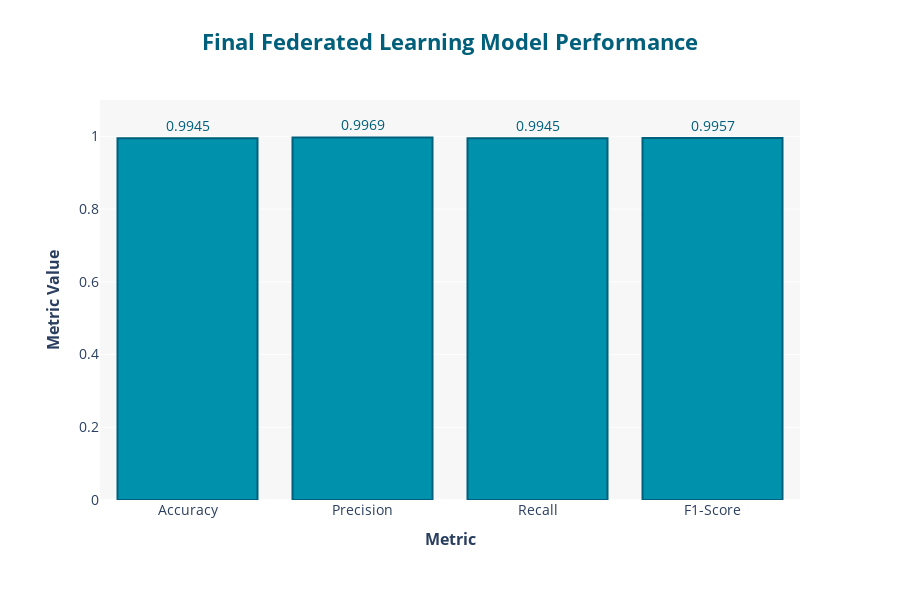

Source (notebook cell):
### Code cell
if not df.empty:
    # Define metrics in a dataframe
    metrics_DNN = {'metric_name':  ['Accuracy', 'Precision', 'Recall', 'F1-Score'],
               'set_used': ['Test', 'Test', 'Test', 'Test'],
               'metric_value': [ global_acc_test , global_pre_test , global_rec_test , global_f1s_test]
            }

    metrics_DNN = pd.DataFrame(metrics_DNN, columns = ['metric_name', 'set_used','metric_value'])

    # Plot metrics with improved styling
    fig = go.Figure(data=[
        go.Bar(
            name='Test',
            x=metrics_DNN[metrics_DNN['set_used']=="Test"]['metric_name'],
            y=metrics_DNN[metrics_DNN['set_used']=="Test"]['metric_value'],
            marker_color='#0091ad',
            marker_line_color='#005f7a',
            marker_line_width=2,
            text=[f"{v:.4f}" for v in metrics_DNN[metrics_DNN['set_used']=="Test"]['metric_value']],
            textposition='outside',
            textfont=dict(size=14, color='#005f7a')
        )
    ])
    
    # Update layout for better appearance
    fig.update_layout(
        title=dict(
            text='<b>Final Federated Learning Model Performance</b>',
            font=dict(size=22, color='#005f7a'),
            x=0.5,
            xanchor='center'
        ),
        xaxis_title='<b>Metric</b>',
        yaxis_title='<b>Metric Value</b>',
        xaxis_title_font=dict(size=16),
        yaxis_title_font=dict(size=16),
        xaxis_tickfont=dict(size=14),
        yaxis_tickfont=dict(size=14),
        barmode='group',
        autosize=False,
        width=900,
        height=600,
        showlegend=False,
        plot_bgcolor='rgba(240,240,240,0.5)',
        margin=dict(l=100, r=100, t=100, b=100),
        yaxis=dict(range=[0, 1.1])
    )
    fig.show()

### Figure 1 — Plotly figure (JSON) as saved in the notebook; plotly's stock layout.template omitted (floating-point values rounded to 4 significant figures)
{"data": [{"marker": {"color": "#0091ad", "line": {"color": "#005f7a", "width": 2}}, "name": "Test", "text": ["0.9945", "0.9969", "0.9945", "0.9957"], "textfont": {"color": "#005f7a", "size": 14}, "textposition": "outside", "type": "bar", "x": ["Accuracy", "Precision", "Recall", "F1-Score"], "y": [0.9945, 0.9969, 0.9945, 0.9957]}], "layout": {"autosize": false, "barmode": "group", "height": 600, "margin": {"b": 100, "l": 100, "r": 100, "t": 100}, "plot_bgcolor": "rgba(240,240,240,0.5)", "showlegend": false, "title": {"font": {"color": "#005f7a", "size": 22}, "text": "<b>Final Federated Learning Model Performance</b>", "x": 0.5, "xanchor": "center"}, "width": 900, "xaxis": {"tickfont": {"size": 14}, "title": {"font": {"size": 16}, "text": "<b>Metric</b>"}}, "yaxis": {"range": [0, 1.1], "tickfont": {"size": 14}, "title": {"font": {"size": 16}, "text": "<b>Metric Value</b>"}}}}
